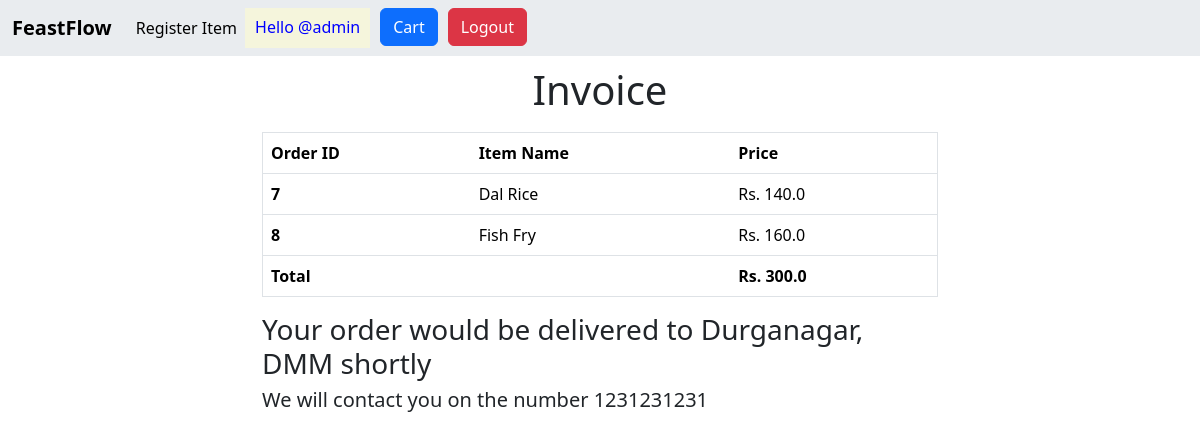
/ordered (signed in), run on the app's committed database.
### app1/models.py (models this page shows, shortened)
class Order(models.Model):
    usern = models.ForeignKey("auth.User", on_delete=models.CASCADE)
    items = models.ForeignKey("Cart", on_delete=models.CASCADE)
    addr = models.TextField()
    phno = models.CharField(max_length=10)
    def __str__(self) -> str:
        return str(self.id)

class Cart(models.Model):
    item = models.ForeignKey("Fooditem", on_delete=models.CASCADE)

class Fooditem(models.Model):
    itempic = models.ImageField(upload_to="images")
    itemname = models.CharField(max_length=100)
    price = models.FloatField()
    itemtype = models.CharField(max_length=100)
    rating = models.FloatField()
    availability = models.BooleanField()

### app1/views.py (the view)
# urls.py: path("ordered", render_ordered, name="ordered"),
@login_required(login_url="userlogin")
def render_ordered(request):
    total = 0
    all = Order.objects.all()
    obj = all[0]
    for i in all:
        total += i.items.item.price
    print(all)
    return render(request, "ordered.html", {"all": all, "total": total, "obj": obj})

### templates/ordered.html (shortened to what this page needs)
<!doctype html>
<html lang="en">
<head>
    <link href="https://cdn.jsdelivr.net/npm/bootstrap@5.3.3/dist/css/bootstrap.min.css" rel="stylesheet"
>
</head>
<body>
    {% include 'navbar.html' %}
    <h1 align="center" style="padding-top: 10px; padding-bottom: 10px;">Invoice</h1>
    <div class="container col-lg-7">
    <table class="table" border="1">
        <thead>
          <tr>
            <th scope="col">Order ID</th>
            <th scope="col">Item Name</th>
            <th scope="col">Price</th>
          </tr>
        </thead>
        <tbody>
            {% for i in all %}
          <tr>
            <th scope="row">{{ i.id }}</th>
            <td>{{ i.items.item.itemname }}</td>
            <td>Rs. {{ i.items.item.price }}</td>
          </tr>
          {% endfor %}
          <tr>
            <td><strong>Total</strong></td>
            <td></td>
            <td><strong>Rs. {{ total }}</strong></td>
          </tr>
        </tbody>
      </table>
      <h3>Your order would be delivered to {{ obj.addr }} shortly</h3>
      <h5>We will contact you on the number {{ obj.phno }}</h5>
    </div>
</body>
</html>

### templates/navbar.html (shortened to what this page needs)
<nav class="navbar navbar-expand-lg bg-body-secondary">
    <div class="container-fluid">
      <a class="navbar-brand" href="{% url 'home' %}"><strong>FeastFlow</strong></a>
      <div class="collapse navbar-collapse" id="navbarSupportedContent">
        <ul class="navbar-nav me-auto mb-2 mb-lg-0">
            {% if request.user.is_staff %}
          <li class="nav-item">
            <a class="nav-link active" aria-current="page" href="{% url 'itemreg' %}">Register Item</a>
          </li>
          {% endif %}
          {% if request.user.is_authenticated %}
          <div style="background-color: beige; border: 10px">
            <h6 align="center" style="padding-top: 10px; padding-left: 10px; padding-right: 10px; color: blue">Hello @{{ request.user.username }}</h6>
          </div>
          <li>
            <a href="{% url 'showcart' %}" style="padding-left: 10px;">
              <button class="btn btn-primary my-2 my-sm-0" type="submit">Cart</button>
            </a>
          </li>
          <li>
            <a href="{% url 'logout' %}" style="padding-left: 10px;">
              <button class="btn btn-danger my-2 my-sm-0" type="submit">Logout</button>
            </a>
          </li>
          {% endif %}
        </ul>
      </div>
    </div>
  </nav>

### data on the page
Order: id "7", items.item.itemname "Dal Rice", items.item.price "140.0", addr "Durganagar, DMM", phno "1231231231"
Order: id "8", items.item.itemname "Fish Fry", items.item.price "160.0"

### other printed values
{{ request.user.username }} "admin"
{{ total }} "300.0"
